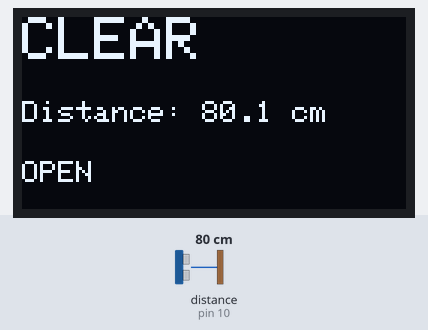
A sketch run on a simulated Arduino Nano, built with avr-gcc and run on an emulated ATmega328P. On the bench: 128×64 one-colour display. Wiring (inferred from the names in the program): ultrasonic range finder: trigger pin 9; echo pin 10. The inputs (shaded band) are chosen by the test bench; at power-on: distance to the obstacle (sensor on pin 10) 80 cm. The echo pulse lasts 58.3 µs per cm; what the sketch prints to the serial monitor is not drawn.

Above: at 2.2 s.
2.3 s: distance to the obstacle (sensor on pin 10) set to 2 cm
At 3.5 s:
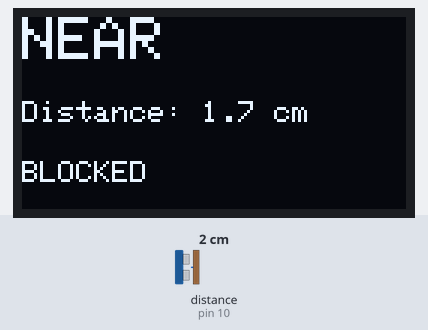
3.8 s: distance to the obstacle (sensor on pin 10) set to 35 cm
At 5.2 s:
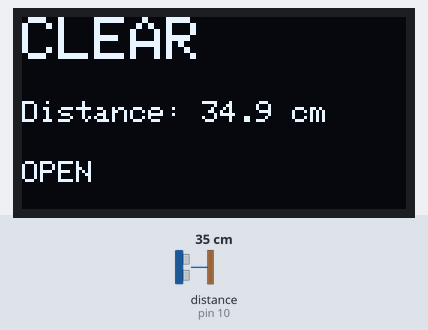
5.5 s: distance to the obstacle (sensor on pin 10) set to 4 cm
At 6.5 s:
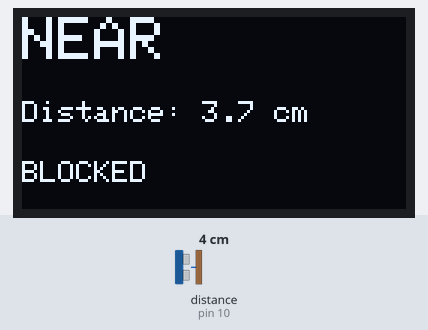
Timing chart, 0 to 8.5 s (numbered marks = the images above; inputs shaded):
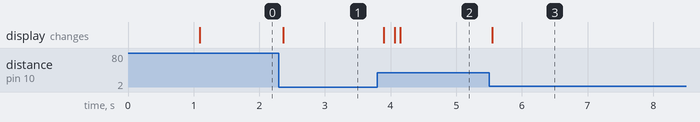

Measured:
- after the input at 2.3 s, the display: changes after 0.06 s (image 1)
- after the input at 3.8 s, the display: first changes after 0.10 s (image 2 shows a later state)
- after the input at 5.5 s, the display: changes after 0.05 s (image 3)

The sketch:

bench.ino
```cpp
// bench.ino: ultrasonic distance sensor with an SSD1306 OLED display.
//
// It reads the HC-SR04 distance, shows whether the space is near or clear on
// the OLED, and prints the same data over USB for debugging and the browser.
//
// Wiring for an HC-SR04 ultrasonic sensor on an Arduino Nano:
//   VCC -> 5V    GND -> GND    TRIG -> D9    ECHO -> D10
//
// OLED wiring (I2C):
//   VCC -> 5V    GND -> GND    SDA -> A4    SCL -> A5
//
// The sketch measures the echo delay and reports 400.0 cm when nothing is in
// range, so the bench can treat it as a clear room rather than a broken wire.

#include <Wire.h>
#include <Adafruit_GFX.h>
#include <Adafruit_SSD1306.h>

const int TRIG = 9;
const int ECHO = 10;
const int LINE = 30;     // cm threshold for the response
const int GAP = 5;       // hysteresis to stop flicker

#define SCREEN_WIDTH 128
#define SCREEN_HEIGHT 64
#define OLED_RESET -1

Adafruit_SSD1306 display(SCREEN_WIDTH, SCREEN_HEIGHT, &Wire, OLED_RESET);

bool near = false;

void setup() {
  Serial.begin(115200);
  pinMode(TRIG, OUTPUT);
  pinMode(ECHO, INPUT);

  if (!display.begin(SSD1306_SWITCHCAPVCC, 0x3C)) {
    Serial.println("OLED not found");
    while (true) {}
  }

  display.clearDisplay();
  display.setTextColor(WHITE);
  display.setTextSize(1);
  display.setCursor(0, 0);
  display.println("Sensor Ready");
  display.display();
  delay(1000);
}

void loop() {
  digitalWrite(TRIG, LOW);
  delayMicroseconds(2);
  digitalWrite(TRIG, HIGH);
  delayMicroseconds(10);
  digitalWrite(TRIG, LOW);

  unsigned long us = pulseIn(ECHO, HIGH, 30000);
  float cm = us ? us / 58.0 : 400.0;

  if (cm < LINE - GAP) near = true;
  if (cm > LINE + GAP) near = false;

  display.clearDisplay();
  display.setTextSize(2);
  display.setCursor(0, 0);

  if (near) {
    display.println("NEAR");
    display.setTextSize(1);
    display.setCursor(0, 28);
    display.print("Distance: ");
    display.print(cm, 1);
    display.println(" cm");
    display.setCursor(0, 48);
    display.println("BLOCKED");
  } else {
    display.println("CLEAR");
    display.setTextSize(1);
    display.setCursor(0, 28);
    display.print("Distance: ");
    display.print(cm, 1);
    display.println(" cm");
    display.setCursor(0, 48);
    display.println("OPEN");
  }

  display.display();

  Serial.print("cm ");
  Serial.print(cm, 1);
  Serial.print(" near ");
  Serial.println(near ? 1 : 0);

  delay(50);
}
```
